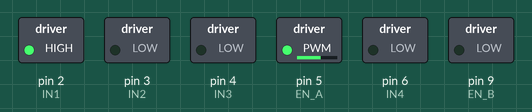
Recording of a sketch running on a simulated Arduino Uno, built with avr-gcc and run on an emulated ATmega328P. Parts: switched loads named in the sketch (green lamp = pin HIGH). What the sketch prints to the serial monitor is not drawn.

Above: at 0.1 s.
At 2.1 s:
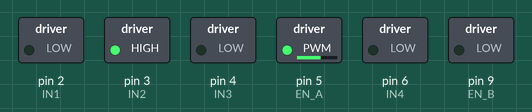
At 4.1 s:
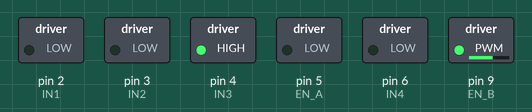
At 6.1 s:
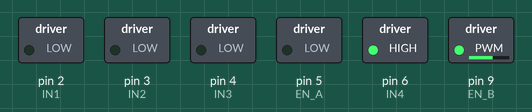
At 8.1 s:
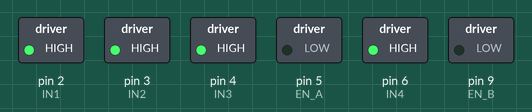
At 9.1 s:
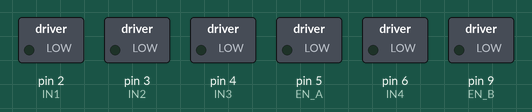
Timing chart, 0 to 10.6 s (numbered marks = the images above):
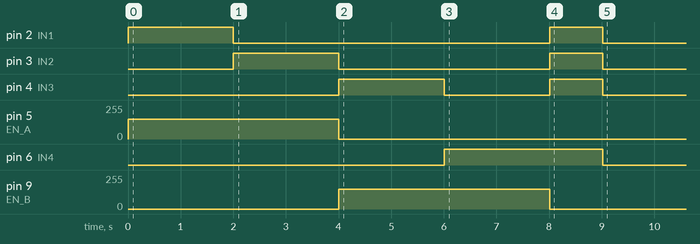

The sketch:

L298N.ino
```cpp
/*
  =========================================================
  L298N Motor Driver Full Self-Diagnostic Test
  =========================================================

  Description:
  This program tests an **L298N motor driver**, verifying:

  ✅ Motor Speed Control via PWM
  ✅ Motor Direction Control (CW & CCW)
  ✅ Independent Testing of Motor A & Motor B
  ✅ Standby (Enable Pin) and Brake Functionality
  ✅ Voltage Measurement on PWM Pins (Optional)
  ✅ Compatible with Arduino Nano, Uno, Mega, ESP, STM32

  =========================================================
  📌 FIRST-TIME SETUP: Using L298N with Arduino
  =========================================================

  1️⃣ **Required Components**
     - ✅ Arduino Nano (or Uno, Mega, ESP, STM32, etc.)
     - ✅ L298N Motor Driver
     - ✅ Two DC Motors
     - ✅ Power Supply (6V-12V for motors, 5V for logic)

  2️⃣ **Wiring Connections (L298N → Arduino)**
     | **L298N Motor Driver** | **Arduino Nano (or any compatible board)** |
     |------------------------|----------------------------------|
     | **VCC** (Logic Power)  | **5V (or 3.3V for ESP)**        |
     | **GND**               | **GND**                         |
     | **12V (Motor Power)** | **External 6V-12V Power Supply** |
     | **EN_A**              | **D5 (PWM)**                     |
     | **IN1**               | **D2**                           |
     | **IN2**               | **D3**                           |
     | **EN_B**              | **D9 (PWM)**                     |
     | **IN3**               | **D4**                           |
     | **IN4**               | **D6**                           |

  3️⃣ **Uploading the Code**
     - Connect the Arduino Nano to your computer via **USB**.
     - Open **Arduino IDE**.
     - Go to **Tools → Board → Select Arduino Nano** (or your board).
     - **Select Programmer** as `"AVRISP mkII"`.
     - **Choose the Correct Port** from **Tools → Port**.
     - Click **Upload & Open Serial Monitor (115200 baud).**

  =========================================================
  📌 ENABLE OR DISABLE TESTS
  =========================================================
  Modify **true/false** below to enable or disable specific tests.
*/

// ======= Enable or Disable Tests =======
#define ENABLE_MOTOR_A_TEST  true
#define ENABLE_MOTOR_B_TEST  true
#define ENABLE_BRAKE_TEST    true
#define ENABLE_VOLTAGE_TEST  false  // Requires connection to A0

// Motor A (Left Motor)
#define EN_A  5  // PWM control
#define IN1   2  // Direction control
#define IN2   3  // Direction control

// Motor B (Right Motor)
#define EN_B  9  // PWM control
#define IN3   4  // Direction control
#define IN4   6  // Direction control

void setup() {
    Serial.begin(115200);
    pinMode(EN_A, OUTPUT);
    pinMode(IN1, OUTPUT);
    pinMode(IN2, OUTPUT);
    pinMode(EN_B, OUTPUT);
    pinMode(IN3, OUTPUT);
    pinMode(IN4, OUTPUT);

    Serial.println("\n=== L298N Motor Driver Test ===");

    // 1. Motor A Test
    if (ENABLE_MOTOR_A_TEST) {
        Serial.println("\n🔄 Testing Motor A (Check movement)");
        Serial.println("⏩ Rotating Forward...");
        digitalWrite(IN1, HIGH);
        digitalWrite(IN2, LOW);
        analogWrite(EN_A, 150);
        delay(2000);

        Serial.println("⏪ Rotating Reverse...");
        digitalWrite(IN1, LOW);
        digitalWrite(IN2, HIGH);
        delay(2000);

        Serial.println("🛑 Stopping Motor A.");
        digitalWrite(IN1, LOW);
        digitalWrite(IN2, LOW);
        analogWrite(EN_A, 0);
        Serial.println("✅ Confirm if Motor A moved.");
    }

    // 2. Motor B Test
    if (ENABLE_MOTOR_B_TEST) {
        Serial.println("\n🔄 Testing Motor B (Check movement)");
        Serial.println("⏩ Rotating Forward...");
        digitalWrite(IN3, HIGH);
        digitalWrite(IN4, LOW);
        analogWrite(EN_B, 150);
        delay(2000);

        Serial.println("⏪ Rotating Reverse...");
        digitalWrite(IN3, LOW);
        digitalWrite(IN4, HIGH);
        delay(2000);

        Serial.println("🛑 Stopping Motor B.");
        digitalWrite(IN3, LOW);
        digitalWrite(IN4, LOW);
        analogWrite(EN_B, 0);
        Serial.println("✅ Confirm if Motor B moved.");
    }

    // 3. Brake Test
    if (ENABLE_BRAKE_TEST) {
        Serial.println("\n⏹ Testing Brake Mode (Check if motors stop)");
        Serial.println("🛑 Engaging brake...");
        digitalWrite(IN1, HIGH);
        digitalWrite(IN2, HIGH);
        digitalWrite(IN3, HIGH);
        digitalWrite(IN4, HIGH);
        delay(1000);

        Serial.println("🛑 Releasing brake.");
        digitalWrite(IN1, LOW);
        digitalWrite(IN2, LOW);
        digitalWrite(IN3, LOW);
        digitalWrite(IN4, LOW);
        Serial.println("✅ Confirm if motors stopped immediately.");
    }

    // 4. Voltage Test
    if (ENABLE_VOLTAGE_TEST) {
        Serial.println("\n🔍 Checking Voltage Levels...");
        pinMode(A0, INPUT);
        float voltage = analogRead(A0) * (5.0 / 1023.0);
        Serial.print("⚡ Measured Voltage: ");
        Serial.println(voltage);
        Serial.println((voltage >= 4.7 && voltage <= 5.3) ? "✅ Logic Power is stable." : "❌ Warning: Logic Power unstable!");
    }

    Serial.println("\n✅ L298N Motor Driver Test Complete!");
}

void loop() {
    // No need to loop, test runs once
}
```
